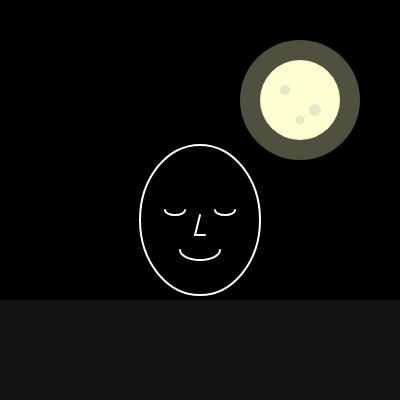
Frame 1 (no input)
Frame 60 (no input): identical to frame 1, image omitted
Frame 120 (the mouse pressed at the canvas centre since frame 60): identical to frame 1, image omitted

The p5.js sketch that drew this single still picture (run headless with seeded random() and noise() and a simulated clock; from frame 60 on, the mouse is pressed at the canvas centre):

// p5.js sketch
// ── sketch.js
function setup() {
  createCanvas(400, 400);
}

function draw () {
  // Night sky
  background(0);

  // Moon glow
  noStroke();
  fill(255, 255, 200, 80);
  ellipse(300, 100, 120, 120);

  // Moon
  fill(255, 255, 210);
  ellipse(300, 100, 80, 80);

  // Moon craters
  fill(230, 230, 200);
  ellipse(285, 90, 10, 10);
  ellipse(315, 110, 12, 12);
  ellipse(300, 120, 8, 8);

  // Ground
  fill(20);
  rect(0, 300, 400, 100);

  // Face line art (white)
  stroke(255);
  strokeWeight(2);
  noFill();

  // Face outline
  ellipse(200, 220, 120, 150);

  // Eyes
  arc(175, 210, 20, 10, 0, PI);
  arc(225, 210, 20, 10, 0, PI);

  // Nose
  line(200, 215, 195, 235);
  line(195, 235, 205, 235);

  // Mouth
  arc(200, 250, 40, 20, 0, PI);}
